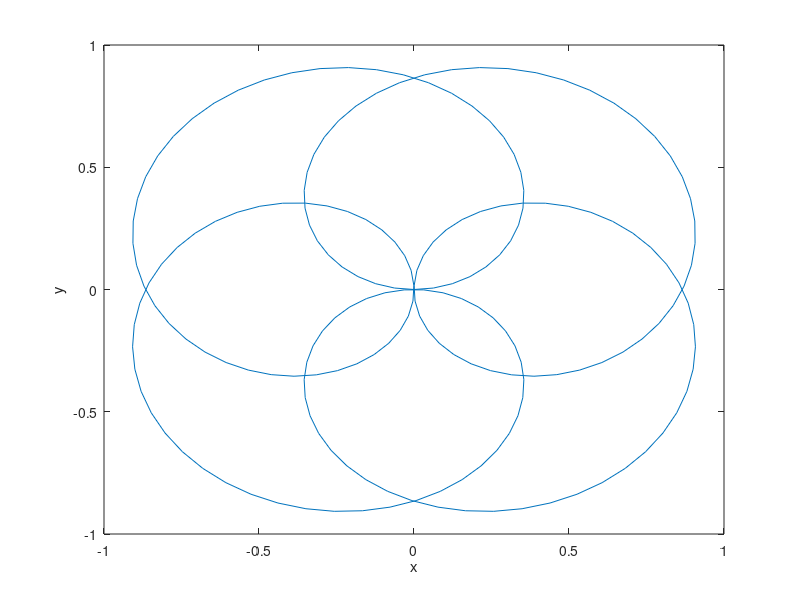

Recreate this plot in MATLAB.
k=2; n=2;
x = @(t) sin(k*t/(2*n-1)).*cos(t);
y = @(t) sin(k*t/(2*n-1)).*sin(t);

t = linspace(0, 2*pi*(2*n-1), 200);
plot(x(t), y(t));

xlabel('x')
ylabel('y')